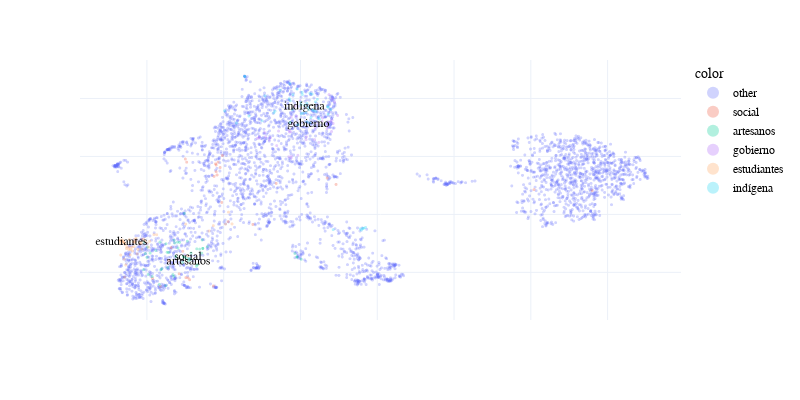

Notebook code cell kept with this figure:
### Code cell
from packages.blueprints.embeddings import plot_embeddings

model = models['autos_w2v_sg_30'] ###
search = ['gobierno', 'estudiantes', 'artesanos', 'indígena', 
          'social']

_ = plot_embeddings(model, search, topn=50, show_all=True, labels=False, 
                algo='umap', n_neighbors=15, min_dist=0.1, random_state=12)

### Figure 1 — Plotly figure (JSON) as saved in the notebook; plotly's stock layout.template omitted (floating-point values rounded to 4 significant figures; data arrays with more than 128 entries replaced by an {"elided": "..."} marker saying what was removed)
{"data": [{"customdata": {"elided": "3417x4 mixed values"}, "hovertemplate": "<b>%{hovertext}</b><br><br><extra></extra>", "hovertext": {"elided": "3417 str values"}, "legendgroup": "other", "marker": {"color": "#636efa", "line": {"width": 0}, "opacity": 0.3, "size": {"elided": "3417 int values"}, "sizemode": "area", "sizeref": 0.1111, "symbol": "circle"}, "mode": "markers+text", "name": "other", "showlegend": true, "text": {"elided": "3417 str values"}, "textposition": "middle center", "type": "scattergl", "x": {"elided": "3417 float values"}, "xaxis": "x", "y": {"elided": "3417 float values"}, "yaxis": "y"}, {"customdata": [["social", 1, "social", "social"], ["juventud", 1, "", "social"], ["cultural", 1, "", "social"], ["cabanista", 1, "", "social"], ["cabana", 1, "", "social"], ["progresista-parobamba", 1, "", "social"], ["intelectual", 1, "", "social"], ["defensa", 1, "", "social"], ["fundar", 1, "", "social"], ["chuco", 1, "", "social"], ["santo", 1, "", "social"], ["deporte", 1, "", "social"], ["ambo", 1, "", "social"], ["quinches", 1, "", "social"], ["denominado", 1, "", "social"], ["sihuas", 1, "", "social"], ["anoche", 1, "", "social"], ["auxilio-mutuo", 1, "", "social"], ["institucion", 1, "", "social"], ["propender", 1, "", "social"], ["espiritual", 1, "", "social"], ["fray", 1, "", "social"], ["físico", 1, "", "social"], ["lema", 1, "", "social"], ["similar", 1, "", "social"], ["patrón", 1, "", "social"], ["denominar", 1, "", "social"], ["misa", 1, "", "social"], ["prolongación", 1, "", "social"]], "hovertemplate": "<b>%{hovertext}</b><br><br><extra></extra>", "hovertext": ["social", "juventud", "cultural", "cabanista", "cabana", "progresista-parobamba", "intelectual", "defensa", "fundar", "chuco", "santo", "deporte", "ambo", "quinches", "denominado", "sihuas", "anoche", "auxilio-mutuo", "institucion", "propender", "espiritual", "fray", "físico", "lema", "similar", "patrón", "denominar", "misa", "prolongación"], "legendgroup": "social", "marker": {"color": "#EF553B", "line": {"width": 0}, "opacity": 0.3, "size": [1, 1, 1, 1, 1, 1, 1, 1, 1, 1, 1, 1, 1, 1, 1, 1, 1, 1, 1, 1, 1, 1, 1, 1, 1, 1, 1, 1, 1], "sizemode": "area", "sizeref": 0.1111, "symbol": "circle"}, "mode": "markers+text", "name": "social", "showlegend": true, "text": ["social", "", "", "", "", "", "", "", "", "", "", "", "", "", "", "", "", "", "", "", "", "", "", "", "", "", "", "", ""], "textposition": "middle center", "type": "scattergl", "x": [-0.9328, -0.9268, 0.7602, -1.029, -1.066, -1.852, 0.1158, -0.05062, -0.1965, 2.927, -1.367, 8.082, -0.2677, -0.9849, -0.09189, -0.8851, 2.696, -1.432, -0.2503, -0.2113, -0.1452, 9.599, -0.03357, -0.1955, 1.367, -0.9986, -0.1714, -0.963, -1.16], "xaxis": "x", "y": [8.565, 7.811, 9.652, 8.558, 8.727, 7.789, 9.75, 10.41, 11.47, 11.03, 8.855, 10.85, 7.529, 7.818, 11.62, 7.745, 11.25, 8.395, 11.31, 11.74, 11.8, 10.82, 12.03, 11.7, 11.07, 11.91, 11.36, 11.8, 7.95], "yaxis": "y"}, {"customdata": {"elided": "48x4 mixed values"}, "hovertemplate": "<b>%{hovertext}</b><br><br><extra></extra>", "hovertext": ["confederación", "tigre", "artesanos", "tigre-173", "173", "24", "circulo-mutuo", "concepcion", "unión-universal", "treinta", "sinqueña-confederada", "regional-pallasquina", "musical", "camana", "771", "club-sportivo", "chacarilla", "confederado", "parinacochana", "confeccionar", "coba", "velado", "artesano", "n", "a.m", "tránsito", "simpatizar", "sportivo", "adherido", "cotabambas", "trabajadores", "pullo", "bellavista", "conmemorar", "323", "huayucachi", "137", "294", "aviacion", "malambito", "pallasquina", "sinqueñas", "mestas", "pro-puente", "528", "ubicado", "abanquino", "décimo"], "legendgroup": "artesanos", "marker": {"color": "#00cc96", "line": {"width": 0}, "opacity": 0.3, "size": [1, 1, 1, 1, 1, 1, 1, 1, 1, 1, 1, 1, 1, 1, 1, 1, 1, 1, 1, 1, 1, 1, 1, 1, 1, 1, 1, 1, 1, 1, 1, 1, 1, 1, 1, 1, 1, 1, 1, 1, 1, 1, 1, 1, 1, 1, 1, 1], "sizemode": "area", "sizeref": 0.1111, "symbol": "circle"}, "mode": "markers+text", "name": "artesanos", "showlegend": true, "text": ["", "", "artesanos", "", "", "", "", "", "", "", "", "", "", "", "", "", "", "", "", "", "", "", "", "", "", "", "", "", "", "", "", "", "", "", "", "", "", "", "", "", "", "", "", "", "", "", "", ""], "textposition": "middle center", "type": "scattergl", "x": [-0.9204, -0.9921, -0.9134, -1.069, -1.05, -1.249, -1.508, -1.86, -0.8669, -1.965, -1.612, -0.5706, 1.915, -1.473, -1.437, -1.997, -2.067, -0.7016, -0.5465, 2.021, -0.8506, 1.855, -1.276, -1.916, -1.504, -1.024, -1.293, -2.041, -0.4261, -1.323, -0.6257, -1.675, -1.297, 1.902, -2.086, -1.457, -1.66, -1.193, -0.5606, -1.641, -0.5424, -0.7101, -1.987, -0.683, -1.148, -1.769, -0.9465, -1.204], "xaxis": "x", "y": [8.481, 8.512, 8.404, 8.343, 8.549, 8.547, 7.539, 7.854, 8.443, 7.926, 8.123, 8.661, 8.529, 8.693, 8.685, 8.516, 9.032, 8.811, 8.827, 8.451, 8.663, 8.65, 9.009, 8.665, 8.986, 10.03, 9.109, 8.647, 8.886, 7.923, 8.8, 7.582, 7.855, 8.533, 8.091, 8.166, 9.044, 8.841, 9.118, 8.086, 8.825, 8.211, 8.869, 8.263, 9.035, 8.753, 9.074, 9.038], "yaxis": "y"}, {"customdata": {"elided": "43x4 mixed values"}, "hovertemplate": "<b>%{hovertext}</b><br><br><extra></extra>", "hovertext": ["gobierno", "solicitar", "ministro", "memorial", "libertad", "subprefecto", "militar", "prefecto", "inmediato", "notable", "garantía", "supremo", "felicitación", "medida", "solidarizar", "decreto", "reconocimiento", "leguiísmo", "complacencia", "mérito", "insistir", "atropello", "otorgar-voto", "secundar", "decidido", "guardia-civil", "reconsideración", "enérgico", "derrocar", "favorable", "impuesto", "consocio", "acertado", "pativilca", "regeneración", "destruir", "nefasto", "felicitándolo", "detenido", "gestor", "beneplácito", "comunicado", "acuerda"], "legendgroup": "gobierno", "marker": {"color": "#ab63fa", "line": {"width": 0}, "opacity": 0.3, "size": [1, 1, 1, 1, 1, 1, 1, 1, 1, 1, 1, 1, 1, 1, 1, 1, 1, 1, 1, 1, 1, 1, 1, 1, 1, 1, 1, 1, 1, 1, 1, 1, 1, 1, 1, 1, 1, 1, 1, 1, 1, 1, 1], "sizemode": "area", "sizeref": 0.1111, "symbol": "circle"}, "mode": "markers+text", "name": "gobierno", "showlegend": true, "text": ["gobierno", "", "", "", "", "", "", "", "", "", "", "", "", "", "", "", "", "", "", "", "", "", "", "", "", "", "", "", "", "", "", "", "", "", "", "", "", "", "", "", "", "", ""], "textposition": "middle center", "type": "scattergl", "x": [2.208, 2.782, 2.69, 2.809, 1.189, 2.884, 1.781, 2.726, 2.826, 2.744, 2.851, 1.743, 1.764, 2.156, 1.758, 2.457, 1.381, 1.899, 1.694, 2.427, 2.821, 2.562, 1.932, 1.089, 0.9141, 2.73, 2.696, 1.994, 1.702, 1.429, 2.382, 2.477, 2.968, 1.711, 1.216, 1.862, 1.069, 2.145, 2.573, 1.76, 0.8717, 2.369, 0.9238], "xaxis": "x", "y": [13.16, 13.2, 12.96, 12.86, 12.57, 13.88, 13.13, 13.03, 13.99, 14.13, 13.14, 12.85, 12.0, 12.68, 11.94, 13.12, 12.37, 13.39, 11.99, 13.35, 13.25, 13.21, 12.04, 12.68, 12.63, 13.17, 13.11, 13.92, 12.9, 12.87, 12.98, 12.48, 13.41, 12.84, 12.65, 13.74, 12.82, 12.58, 13.33, 13.36, 12.62, 12.58, 12.67], "yaxis": "y"}, {"customdata": {"elided": "50x4 mixed values"}, "hovertemplate": "<b>%{hovertext}</b><br><br><extra></extra>", "hovertext": ["estudiantes", "estudiante", "loretano", "llanos", "medicina", "universitario-huancayo", "cajamarquino", "iqueña", "estudiantil", "aduana", "aduana-549", "9:30", "278", "459", "padre-jerónimo", "santa-teresa", "270", "puno", "514", "cajamarquina", "llanos-625", "412", "junin-confederado", "625", "departamental-piurana", "6:30", "rejar", "trujillano", "jeronimo", "corcovado", "rifa", "896", "indefectiblemente", "canteña", "valladolid", "condesuyos", "citacion", "disertacer", "593", "filipinas", "141", "tarmeña", "celendino", "mantas", "952", "201", "209", "1024", "757", "756"], "legendgroup": "estudiantes", "marker": {"color": "#FFA15A", "line": {"width": 0}, "opacity": 0.3, "size": [1, 1, 1, 1, 1, 1, 1, 1, 1, 1, 1, 1, 1, 1, 1, 1, 1, 1, 1, 1, 1, 1, 1, 1, 1, 1, 1, 1, 1, 1, 1, 1, 1, 1, 1, 1, 1, 1, 1, 1, 1, 1, 1, 1, 1, 1, 1, 1, 1, 1], "sizemode": "area", "sizeref": 0.1111, "symbol": "circle"}, "mode": "markers+text", "name": "estudiantes", "showlegend": true, "text": ["estudiantes", "", "", "", "", "", "", "", "", "", "", "", "", "", "", "", "", "", "", "", "", "", "", "", "", "", "", "", "", "", "", "", "", "", "", "", "", "", "", "", "", "", "", "", "", "", "", "", "", ""], "textposition": "middle center", "type": "scattergl", "x": [-2.656, 0.2172, -2.638, -2.701, -2.7, -2.687, -2.456, -2.127, 0.04961, -2.39, -2.472, -2.58, -2.682, -2.336, -2.568, -2.315, -2.191, 0.1252, -2.318, -2.601, -2.621, -2.533, -2.552, -2.584, -2.083, -2.457, -2.145, -1.647, -2.591, -2.519, -1.996, -2.375, -0.99, -0.3827, -2.355, -2.177, -2.131, -0.2701, -2.278, -2.28, -2.05, -2.424, -2.435, -2.318, -2.254, -1.817, -1.744, -2.23, -1.927, -1.955], "xaxis": "x", "y": [9.076, 9.671, 9.117, 8.985, 9.077, 9.106, 8.869, 9.139, 9.662, 8.87, 8.79, 7.834, 8.595, 8.889, 8.961, 9.064, 8.97, 10.08, 9.025, 9.03, 9.054, 8.823, 8.253, 9.018, 9.152, 9.129, 9.013, 7.514, 8.454, 8.881, 9.004, 8.74, 9.664, 9.426, 9.052, 9.012, 8.798, 9.611, 9.105, 9.168, 9.072, 8.793, 8.606, 9.143, 8.639, 9.302, 9.298, 8.791, 9.071, 8.871], "yaxis": "y"}, {"customdata": {"elided": "51x4 mixed values"}, "hovertemplate": "<b>%{hovertext}</b><br><br><extra></extra>", "hovertext": ["indígena", "puente", "raza", "comunero", "construir", "plano", "partida", "chiquián", "mal", "personero", "zona", "d", "gratuito", "planta", "marconi", "doña", "aplicación", "receptor", "costa", "competente", "contribución", "dedicar", "control", "devolución", "legislativo", "dependencia", "activar", "telefónico", "epidemia", "insinuar", "depósitos", "consignaciones", "receptoría", "irregularidad", "unido", "proletariado", "matrimonio", "derogación", "desconocer", "comprender", "divorcio", "juzgado", "aparición", "desmedro", "40", "correo", "abandono", "supresión", "rápido", "preceptora", "f"], "legendgroup": "indígena", "marker": {"color": "#19d3f3", "line": {"width": 0}, "opacity": 0.3, "size": [1, 1, 1, 1, 1, 1, 1, 1, 1, 1, 1, 1, 1, 1, 1, 1, 1, 1, 1, 1, 1, 1, 1, 1, 1, 1, 1, 1, 1, 1, 1, 1, 1, 1, 1, 1, 1, 1, 1, 1, 1, 1, 1, 1, 1, 1, 1, 1, 1, 1, 1], "sizemode": "area", "sizeref": 0.1111, "symbol": "circle"}, "mode": "markers+text", "name": "indígena", "showlegend": true, "text": ["indígena", "", "", "", "", "", "", "", "", "", "", "", "", "", "", "", "", "", "", "", "", "", "", "", "", "", "", "", "", "", "", "", "", "", "", "", "", "", "", "", "", "", "", "", "", "", "", "", "", "", ""], "textposition": "middle center", "type": "scattergl", "x": [2.109, 2.313, 2.852, 2.44, 1.787, 2.138, 1.723, 2.787, 2.192, 1.338, 1.002, 3.694, 1.076, 2.013, 1.933, 2.302, 1.465, 2.387, 3.626, 3.589, 0.5469, 0.3318, 2.018, 2.043, 0.552, 2.238, 2.721, 2.006, 2.5, 1.726, 2.705, 2.726, 2.171, 2.048, 0.02485, 3.559, 2.349, 2.461, 1.914, 1.805, 2.401, 2.167, 2.216, 1.305, 0.6574, 2.057, 1.709, 2.273, 1.735, 2.246, 3.641], "xaxis": "x", "y": [13.77, 13.61, 9.471, 13.97, 13.61, 13.51, 14.52, 13.62, 13.7, 13.56, 13.23, 9.55, 14.09, 13.79, 13.09, 14.15, 14.29, 13.88, 9.524, 9.457, 14.76, 13.15, 13.47, 14.21, 14.76, 13.16, 13.46, 13.87, 13.28, 13.17, 13.71, 13.7, 13.19, 14.13, 13.57, 9.498, 13.58, 13.33, 14.32, 14.13, 13.55, 13.83, 13.61, 13.51, 13.39, 13.49, 13.99, 13.34, 13.92, 14.18, 9.512], "yaxis": "y"}], "layout": {"font": {"color": "#000000", "family": "Franklin Gothic", "size": 12}, "height": 400, "legend": {"itemsizing": "constant", "title": {"text": "color"}, "tracegroupgap": 0}, "margin": {"t": 60}, "width": 800, "xaxis": {"anchor": "y", "domain": [0, 1], "showgrid": true, "showticklabels": false, "title": {"text": ""}, "visible": true, "zeroline": false}, "yaxis": {"anchor": "x", "domain": [0, 1], "showgrid": true, "showticklabels": false, "title": {"text": ""}, "visible": true, "zeroline": false}}}
